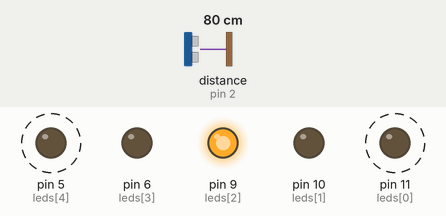
This sketch was run on a simulated Arduino Uno, built with avr-gcc and run on an emulated ATmega328P. Shown: output pins drawn as LEDs (lit = HIGH). Wiring (inferred from the names in the program): ultrasonic range finder: trigger pin 3; echo pin 2. Dashed ring = blinking. The inputs (shaded band) are chosen by the test bench; at power-on: distance to the obstacle (sensor on pin 2) 80 cm. The echo pulse lasts 58.3 µs per cm; pins used as bus, display or sensor lines are not drawn.

Above: at 1.26 s.
1.3 s: distance to the obstacle (sensor on pin 2) set to 9 cm
At 2.4 s:
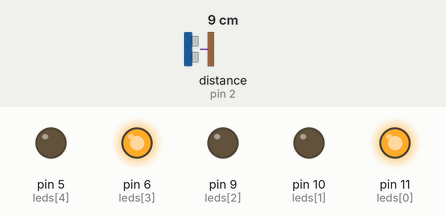
2.8 s: distance to the obstacle (sensor on pin 2) set to 18 cm
At 3.07 s:
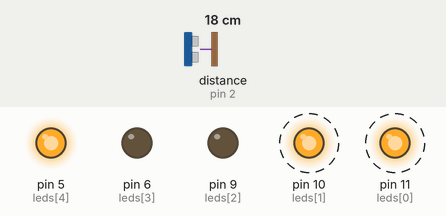
5.8 s: distance to the obstacle (sensor on pin 2) set to 2 cm
At 7.1 s:
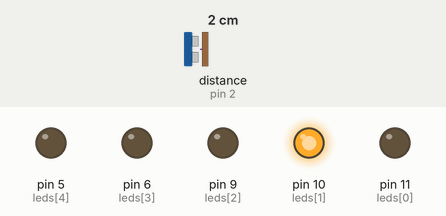
7.4 s: distance to the obstacle (sensor on pin 2) set to 250 cm
At 7.87 s:
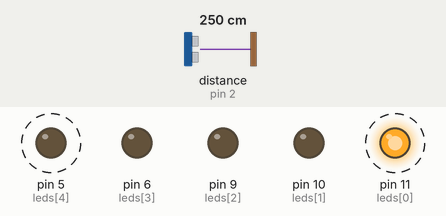
10.4 s: distance to the obstacle (sensor on pin 2) set to 29 cm
At 10.67 s:
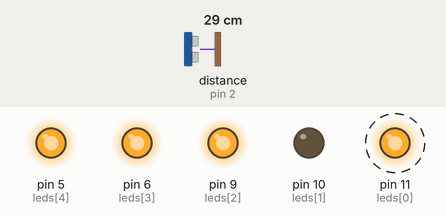
13.4 s: distance to the obstacle (sensor on pin 2) set to 4 cm
At 14.2 s:
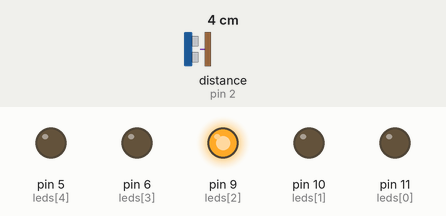
Timing chart, 0 to 15.9 s (numbered marks = the images above; inputs shaded):
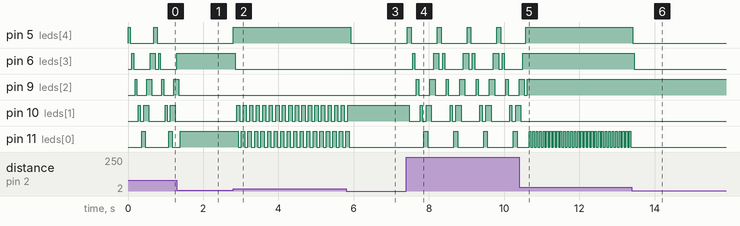

The sketch:

codigo.ino
```cpp
// Contador binário representando distancia do sonar e acendedor de leds em duas ordens(crescente e decrescente)

// Desenvolvido por Marcos, João Pedro, José Américo e Vinicius Piacini

int qtdLeds = 5;  // quantidade total de leds
int leds[5] = { 11,10,9,6,5 }; // lista com os pinos dos leds

// constantes auxiliares
const float distMin = 2.0;
const float distMax = 32.0;
const byte interruptPin = 2;

// guarda o valor do maior e de menor indice no array
const int maiorIndice = qtdLeds-1;
const int menorIndice = 0;
const int bits = qtdLeds; // sera utilizada na conversão de decimal para binário
const int bitMaior = 1<<(bits-1); // maior valor possível de um bit
                                  // em relação a sua posição

float ret_eco;  // variavel que guarda o valor decimal retornado
			    // do dispositivo sonico
volatile float dist = 0.0; // distancia entre sonar e ponto
int led=bitMaior; 		// led atual que estará aceso no modo em que acende e apaga os leds em ordem
int cresce = 0; 		// Controla ordem de leds que acendem ou apagam
int atual=bitMaior;		//guarda o valor decimal que informa quais leds
						// dever ser acessos ou apagados
int anterior=0;	// guarda o conjunto de leds que foi acesso ou apago anteriormente

//pinos para o sensor sonar TRIG e ECHO
int eco = 2;
int trig = 3;

void setup()
{
  	// Inicializa os pinos dos leds indo de 0 até menor que a
 	// qtdLeds pois estes são todos os indices válidos do
    // array leds
    for(int i = 0 ; i<qtdLeds; i++)
    {
      	pinMode(leds[i],OUTPUT);
    }

  	// inicializa os pinos do dispositivo sonico
  	pinMode(trig,OUTPUT);
  	pinMode(eco,INPUT);

  	// iniciliaza o pino do eco para disparar interrupção na
  	// subida do sinal
    attachInterrupt(digitalPinToInterrupt(eco), calcDist, FALLING);
}

void loop()
{
	// Função sonar que vai detectar a distancia do objeto
  	// e disparar uma interrupção
	sonar();

  	// lida com a variavel que será mostrada através dos leds

	if(distMin < dist && dist < distMax ){
		atual = int(dist);
    }

    if (dist >= distMax)
    {

      	atual = led;

      	// caso deva crescer( ou seja o valor de led ser um valor maior )
        if (cresce==1)
        	led<<=1; // multiplica por 2 para fazer o efeito de crescer
      				 // exemplo:
      				 // 0001 -> cresce para: 0010
      				 //           ou seja:
      				 //    1 -> cresce para:   2
        else
            led>>=1; // analogo porém com divisão, causando visualmente o
      				 // efeito inverso
		// nesse trecho if else verfica se esta em algum extremo,
      	// se estiver então inverte a ordem de crescimento ou decrescimento
        if (led==bitMaior)
            cresce=0;
        else if (led==1)
            cresce=1;
    }

  	// função que mostra os bits corretos conforme o valor decimal informado
	dec_para_bin( anterior, atual );
  	anterior = atual;  // preserva o valor atual
}

// Representa número em
// binário através dos leds
// Desenvolvemos uma abordagem que utiliza
// uma mascara de bits em que se preocupa
// em configurar ou resetar ( acender ou
// apagar no nosso caso) um bit ( led ) por vez
// nesta versão da função incorporamos também para
// que receba o valor anterior e faça uma comparação
// e somente apague ou acenda as posições necessárias

void dec_para_bin(int anterior, int destino)
{
  	// i será usado para percorrer todos os indices
  	// válidos do array leds
  	// como j será nossa mascara de bits, ele deve passar
  	// por todas posições válidas, imagine nosso número decimal
  	// convertido para binário ocupando no máximo 4 bits
  	// então o j deverá 1000 , 0100 , 0010 e 0001 que são
  	// 8, 4, 2 e 1, iremos percorrer cada vez indo do bit
  	// mais significativo até o menor, então o maior j será
  	// 2 ^ 3 , por isso podemos definir anteriormente o bitMaior
  	// como sendo 1<<(bits-1)
    int i,
  		bitPosicional=bitMaior,
  		bitDoDestino, bitDoAnterior;

    for (i=maiorIndice; i>=menorIndice; i--)
    {
    	bitDoDestino = destino & bitPosicional;
      	bitDoAnterior = anterior & bitPosicional;

      	// Nesse primeiro teste verifica se o número que vai ser apresentado
      	// agora tem o seu bit atual modificado em relação ao bit correspondente
      	// do numero anteriormente representado
      	// ex.:
      	//  numero anterior 18 -> 10100
      	//	numero destino  13 -> 01101
      	//					        ||
     	// 							^^
      	// veja que esses bits não precisão ser modificados portanto aplicando
      	// um xor do bit que quero acender ou apagar com o numero anterior então
      	// eu sei a partir disso se devo ou não modificalo
      	// destino 		 			13 -> 01101
      	// bitPosicional 			16 -> 10000
      	//					   		  	  -----
      	// destino & bitPosicional	   -> 00000

      	// faz o mesmo com o
      	// anterior e então
      	// faz o bitwise xor
      	// entre eles:
      	// anterior & bitPosicional	18 -> 10000
      	// 					   			  -----
      	// bitDoDestino ^ bitDoAnterior-> 10000 , número diferente de zero então quer dizer
      	//								que modificou
        if ( bitDoDestino ^ bitDoAnterior ) {

            // Confere se no número a ser apresentado
            // o bit atual esta como 0 ou 1, ignorando o
            // o estado dos outros:
            // ex.: destino =   7  0111
            //		bitPosi =   2  0010
            //			  i =   1
            // logo vai acender o led 1
            if (bitDoDestino)
            {
                acende(i);
            }
            else
            {
                apaga(i);
            }
        }
      	// a cada passo divide bitPosicional por 2 pois começamos com
      	// ele testando o bit mais significativo ( ou o led
      	// mais a esquerda )
		bitPosicional>>=1;
    }
}

// Funções auxiliares para acender e
// apagar o led no indice indicado
void acende(int i)
{
	analogWrite(leds[i] , 255 );
	delay(42);
}

void apaga(int i)
{
	analogWrite(leds[i] , 0 );
	delay(42);
}

// Capta a distancia através do sonar
// cada vez que o eco do sonar estiver
// em high vai disparar uma interrupção
void sonar()
{
  digitalWrite(trig,LOW);
  delayMicroseconds(2);
  digitalWrite(trig,HIGH);
  delayMicroseconds(10);
  digitalWrite(trig,LOW);
  ret_eco = pulseIn(eco,HIGH);
}

// função no estilo Interrupt Service Routine
// que será chamada quando houver uma interrupção
// causada pelo pino de eco
void calcDist() {
  dist = ((ret_eco/2) * 0.034);
}
```

Measured:
- after the input at 1.3 s, pin 5 (leds[4]), pin 10 (leds[1]): stops changing and stays LOW; pin 6 (leds[3]): goes on until 1.3 s, then stays HIGH; pin 9 (leds[2]): goes on until 1.3 s, then stays LOW
- after the input at 2.8 s, pin 5 (leds[4]): LOW → HIGH at once; pin 6 (leds[3]): HIGH → LOW after 0.05 s; pin 10 (leds[1]): alternates HIGH for 0.09 s and LOW for 0.09 s, starting after 0.09 s; pin 11 (leds[0]): alternates HIGH for 0.09 s and LOW for 0.09 s, starting after 0.13 s
- after the input at 5.8 s, pin 5 (leds[4]): HIGH → LOW after 0.12 s; pin 10 (leds[1]): goes on until 5.8 s, then stays HIGH; pin 11 (leds[0]): goes on until 5.9 s, then stays LOW
- after the input at 7.4 s, pin 5 (leds[4]): alternates HIGH for 0.10 s and LOW for 0.69 s, starting at once; pin 6 (leds[3]): LOW → HIGH after 0.17 s, then repeats every 0.79 s: LOW 0.50 s, HIGH 0.14 s, LOW 0.10 s, HIGH 0.06 s
- after the input at 10.4 s, pin 5 (leds[4]): goes on until 10.6 s, then stays HIGH; pin 6 (leds[3]): goes on until 10.5 s, then stays HIGH; pin 10 (leds[1]): goes on until 10.4 s, then stays LOW; pin 11 (leds[0]): alternates HIGH for 0.05 s and LOW for 0.04 s, starting after 0.27 s
- after the input at 13.4 s, pin 5 (leds[4]): HIGH → LOW at once; pin 6 (leds[3]): HIGH → LOW after 0.06 s; pin 11 (leds[0]): stops changing and stays LOW
- by itself, pin 5 (leds[4]): alternates HIGH for 0.07 s and LOW for 0.62 s
